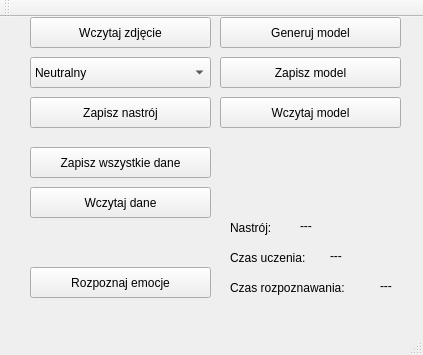
<?xml version="1.0" encoding="UTF-8"?>
<ui version="4.0">
 <class>MainWindow</class>
 <widget class="QMainWindow" name="MainWindow">
  <property name="geometry">
   <rect>
    <x>0</x>
    <y>0</y>
    <width>423</width>
    <height>355</height>
   </rect>
  </property>
  <property name="windowTitle">
   <string>Rozpoznanie nastroju</string>
  </property>
  <widget class="QWidget" name="centralWidget">
   <widget class="QPushButton" name="btnOpenImage">
    <property name="geometry">
     <rect>
      <x>30</x>
      <y>0</y>
      <width>181</width>
      <height>31</height>
     </rect>
    </property>
    <property name="text">
     <string>Wczytaj zdjęcie</string>
    </property>
   </widget>
   <widget class="QPushButton" name="btnSaveImage">
    <property name="geometry">
     <rect>
      <x>30</x>
      <y>130</y>
      <width>181</width>
      <height>31</height>
     </rect>
    </property>
    <property name="text">
     <string>Zapisz wszystkie dane</string>
    </property>
   </widget>
   <widget class="QPushButton" name="btnGenerateModel">
    <property name="geometry">
     <rect>
      <x>220</x>
      <y>0</y>
      <width>181</width>
      <height>31</height>
     </rect>
    </property>
    <property name="text">
     <string>Generuj model</string>
    </property>
   </widget>
   <widget class="QPushButton" name="btnRecognizeMood">
    <property name="geometry">
     <rect>
      <x>30</x>
      <y>250</y>
      <width>181</width>
      <height>31</height>
     </rect>
    </property>
    <property name="text">
     <string>Rozpoznaj emocje</string>
    </property>
   </widget>
   <widget class="QPushButton" name="loadDataBtn">
    <property name="geometry">
     <rect>
      <x>30</x>
      <y>170</y>
      <width>181</width>
      <height>31</height>
     </rect>
    </property>
    <property name="text">
     <string>Wczytaj dane</string>
    </property>
   </widget>
   <widget class="QComboBox" name="moods">
    <property name="geometry">
     <rect>
      <x>30</x>
      <y>40</y>
      <width>181</width>
      <height>31</height>
     </rect>
    </property>
    <item>
     <property name="text">
      <string>Neutralny</string>
     </property>
    </item>
    <item>
     <property name="text">
      <string>Wesoły</string>
     </property>
    </item>
    <item>
     <property name="text">
      <string>Smutny</string>
     </property>
    </item>
    <item>
     <property name="text">
      <string>Zaskoczony</string>
     </property>
    </item>
   </widget>
   <widget class="QPushButton" name="btnSaveMood">
    <property name="geometry">
     <rect>
      <x>30</x>
      <y>80</y>
      <width>181</width>
      <height>31</height>
     </rect>
    </property>
    <property name="text">
     <string>Zapisz nastrój</string>
    </property>
   </widget>
   <widget class="QLabel" name="label">
    <property name="geometry">
     <rect>
      <x>230</x>
      <y>200</y>
      <width>61</width>
      <height>21</height>
     </rect>
    </property>
    <property name="text">
     <string>Nastrój:</string>
    </property>
   </widget>
   <widget class="QLabel" name="labelMood">
    <property name="geometry">
     <rect>
      <x>300</x>
      <y>200</y>
      <width>67</width>
      <height>17</height>
     </rect>
    </property>
    <property name="text">
     <string>---</string>
    </property>
   </widget>
   <widget class="QLabel" name="label_2">
    <property name="geometry">
     <rect>
      <x>230</x>
      <y>230</y>
      <width>91</width>
      <height>21</height>
     </rect>
    </property>
    <property name="text">
     <string>Czas uczenia:</string>
    </property>
   </widget>
   <widget class="QLabel" name="labelTrainingTime">
    <property name="geometry">
     <rect>
      <x>330</x>
      <y>230</y>
      <width>67</width>
      <height>17</height>
     </rect>
    </property>
    <property name="text">
     <string>---</string>
    </property>
   </widget>
   <widget class="QLabel" name="label_3">
    <property name="geometry">
     <rect>
      <x>230</x>
      <y>260</y>
      <width>141</width>
      <height>21</height>
     </rect>
    </property>
    <property name="text">
     <string>Czas rozpoznawania:</string>
    </property>
   </widget>
   <widget class="QLabel" name="labelRecogTime">
    <property name="geometry">
     <rect>
      <x>380</x>
      <y>260</y>
      <width>67</width>
      <height>17</height>
     </rect>
    </property>
    <property name="text">
     <string>---</string>
    </property>
   </widget>
   <widget class="QPushButton" name="btnSaveModel">
    <property name="geometry">
     <rect>
      <x>220</x>
      <y>40</y>
      <width>181</width>
      <height>31</height>
     </rect>
    </property>
    <property name="text">
     <string>Zapisz model</string>
    </property>
   </widget>
   <widget class="QPushButton" name="btnLoadModel">
    <property name="geometry">
     <rect>
      <x>220</x>
      <y>80</y>
      <width>181</width>
      <height>31</height>
     </rect>
    </property>
    <property name="text">
     <string>Wczytaj model</string>
    </property>
   </widget>
  </widget>
  <widget class="QToolBar" name="mainToolBar">
   <attribute name="toolBarArea">
    <enum>TopToolBarArea</enum>
   </attribute>
   <attribute name="toolBarBreak">
    <bool>false</bool>
   </attribute>
  </widget>
  <widget class="QStatusBar" name="statusBar"/>
 </widget>
 <layoutdefault spacing="6" margin="11"/>
 <resources/>
 <connections/>
</ui>
